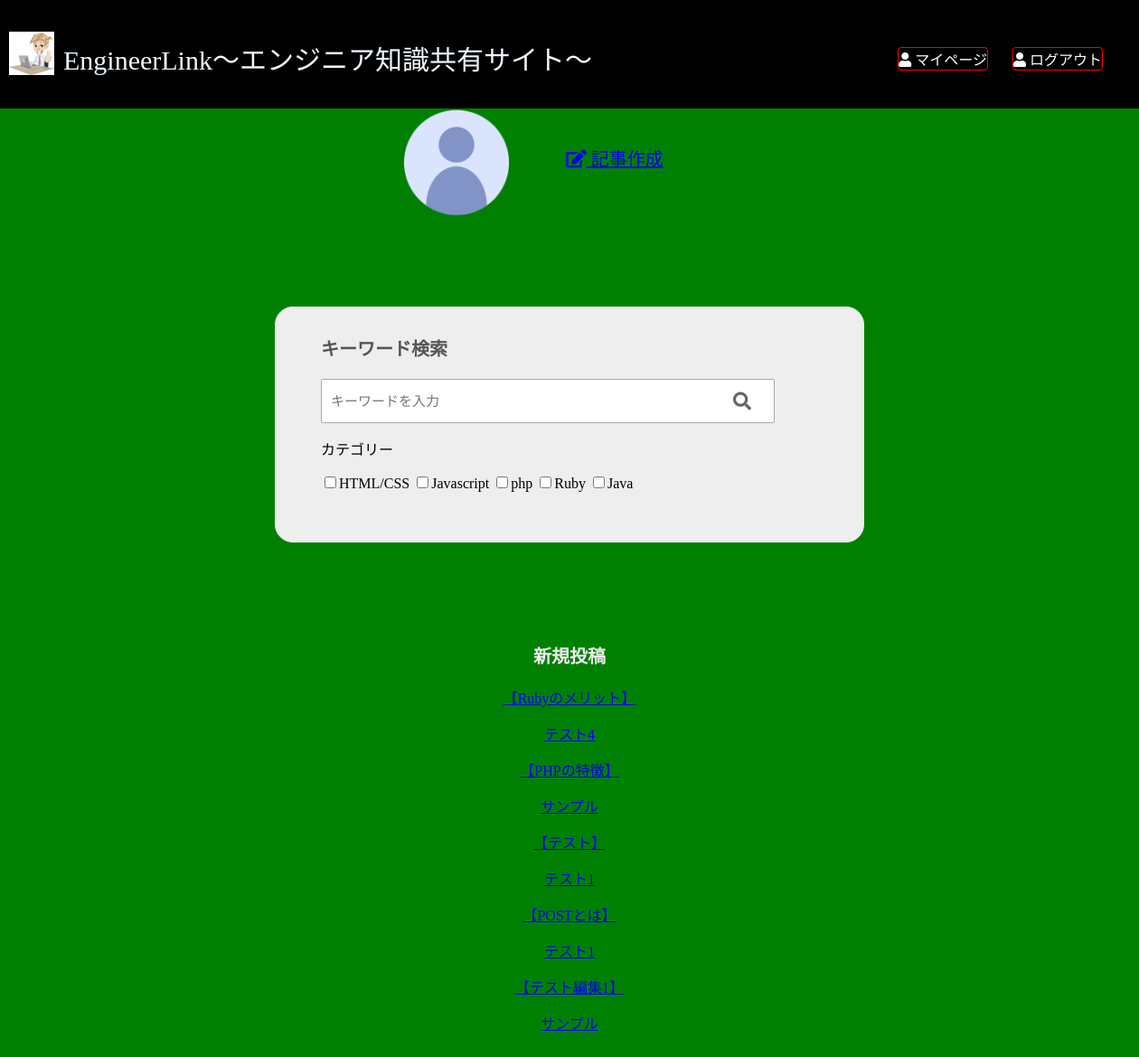
Screenshot of /View/top.php (signed in) with the database file from the repository.
### tables this page shows
CREATE TABLE `articles` (
  `id` int(11) NOT NULL,
  `title` varchar(255) DEFAULT NULL,
  `text` varchar(255) DEFAULT NULL,
  `user_id` int(11) NOT NULL,
  `category_id` int(11) NOT NULL,
  `created_at` datetime NOT NULL DEFAULT CURRENT_TIMESTAMP,
  `update_at` datetime NOT NULL DEFAULT CURRENT_TIMESTAMP
);

CREATE TABLE `users` (
  `id` int(11) NOT NULL,
  `user_name` varchar(32) DEFAULT NULL,
  `mail` varchar(255) DEFAULT NULL,
  `password` varchar(255) DEFAULT NULL,
  `img` varchar(255) DEFAULT NULL,
  `created_at` datetime NOT NULL DEFAULT CURRENT_TIMESTAMP,
  `update_at` datetime NOT NULL DEFAULT CURRENT_TIMESTAMP
);

### Models/Db.php (called while the page is built, shortened)
<?php
class Db {
    public function __construct($dbh = null) {
        if(!$dbh){
            try{
                $this->dbh = new PDO(
                    'mysql:dbname='.DB_NAME.
                    ';host='.DB_HOST,DB_USER,DB_PASSWD
                );
            }catch (PDOException $e){
                echo "接続失敗".$e->getMessage() ."\n";
                exit();
            }
        }else {
            $this->dbh = $dbh;
        }
    }
}
?>

### Models/User.php (called while the page is built, shortened)
<?php
require_once('Db.php');
class UserLogic extends Db{
    public function getUser($mail){
        try{
            $sql = 'SELECT * FROM users WHERE mail = :mail';
            $sth = $this->dbh->prepare($sql);
            $sth->bindParam(':mail', $mail, PDO::PARAM_STR);
            $sth->execute();
            $result = $sth->fetch(PDO::FETCH_ASSOC);
            return $result;
        }catch(\Exception $e){
            return false;
        }
    }
}
?>

### Models/Article.php (called while the page is built, shortened)
<?php
require_once('../Models/Db.php');
class Article extends Db {
    public function findByNew(){
        $sql = 'SELECT a.*, u.user_name AS user_name, u.img AS user_img  FROM articles a
        LEFT JOIN users u ON u.id = a.user_id
        ORDER BY id DESC LIMIT 5';
        $sth = $this->dbh->prepare($sql);
        $sth->execute();
        $result = $sth->fetchAll(PDO::FETCH_ASSOC);
        return $result;
    }
}
?>

### View/top.php (the view, shortened to what this page needs)
<?php
require_once('../Models/User.php');
$user = new UserLogic();
$result = $user->checkLogin();
if (!$result){
  header('Location: login_form.php');
  return;
}else{
  require_once('../Models/Article.php');
  $article = new Article();
  $params = $article->findByNew();
  $login_user = $user->getUser($_COOKIE["login_user_mail"]);
}
?>
<!DOCTYPE html>
<html>
  <head>
    <link rel="stylesheet" href="../css/base.css?<?php echo date("YmdHis"); ?>">
    <link rel="stylesheet" href="../css/top.css?<?php echo date("YmdHis"); ?>">
    <link rel="stylesheet" href="https://use.fontawesome.com/releases/v5.6.3/css/all.css">
  </head>
  <body>
    <div class="all_wrapper">
      <?php require("header.php"); ?>
      <div class="container">
        <div class="content">
          <div class="user_photo">
            <?php if(!empty($login_user["img"])):?>
              <img src='../user_img/<?= $login_user["img"] ?>'>
            <?php else: ?>
              <img src='../user_img/profile_icon.png'>
            <?php endif ?>
          </div>
          <div class="profile">
            <a href="article_form.php"><i class="fa fa-edit"></i> 記事作成</a>
          </div>
          <div class="keyword_search">
            <h3>キーワード検索</h3>
            <form action="search_results.php" method="post">
              <input id="search_form"  id="s" name="keysearch" type="text" placeholder="キーワードを入力"/>
              <div class="box">
                <div class="category">
                  <p>カテゴリー</p>
                  <div class="checkbox">
                    <div class="checkbox1">
                      <input type="checkbox" name="category[]" value="HTML/CSS">HTML/CSS
                      <input type="checkbox" name="category[]" value="Javascript">Javascript
                      <input type="checkbox" name="category[]" value="php">php
                      <input type="checkbox" name="category[]" value="Ruby">Ruby
                      <input type="checkbox" name="category[]" value="Java">Java
                    </div>
                  </div>
                </div>
              </div>
              <button type="submit" id="search_btn"><i class="fas fa-search"></i></button>
            </form>
          </div>
          <div class="newpost_wrapper">
            <div class="newpost_flex">
              <h3>新規投稿</h3>
            </div>
            <div class="newpost_flex">
              <?php foreach($params as $value):
              ?>
              <div class="new_post">
                <a href="article_detail.php?id=<?= $value['id'] ?>"><p>【<?= $value['title'] ?>】</p></a>
                  <div class="profile_flex">
                    <a class="author_name" href="<?php if($_SESSION['login_user']['id'] === $value['user_id']){ echo "mypage.php"; }else{ echo "user_detail.php?id=".$value['user_id']; } ?>"><?= $value['user_name'] ?></a>
                  </div>
                </div>
              </div>
                <?php endforeach; ?>
  </body>
</html>

### View/header.php
<link rel="stylesheet" href="../css/header.css?<?php echo date("YmdHis"); ?>">
<header>
  <div class="header_wrapper">
    <div class="header_logo">
      <a href="top.php"><img src="../img/header.jpg" alt="ロゴ" /></a>
      <p>EngineerLink〜エンジニア知識共有サイト〜</p>
    </div>
    <div class="header_nav_top">
      <a href="login_form.php" onclick="return confirm('ログアウトしてよろしいですか？')"><i class="fa fa-user"></i> ログアウト</a></li>
      <a href="mypage.php?id=<?= $_SESSION['login_user']['id'] ?>"><i class="fa fa-user"></i> マイページ</a></li>
    </div>
  </div>
</header>

### css/base.css (style rules this page uses)
body { width: 100%; height: auto; margin: 0; padding-top: 120px; background-color: #fcfcfc; }
.all_wrapper { min-height: 100vh; position: relative; padding-bottom: 60px; box-sizing: border-box; }

### css/top.css (style rules this page uses)
body { background-color: green; }
.user_photo img { width: 120px; height: 120px; display: block; margin: 0 auto; padding-right: 250px; object-fit: cover; }
.profile { color: #eee; font-size: 20px; position: relative; bottom: 80px; left: 50px; text-align: center; }
h3 { color: #555; font-size: 20px; }
.newpost_flex h3 { color: #eee; text-align: center; }
.new_post { text-align: center; justify-content:space-around; display: inline; }
.keyword_search { width: 600px; margin: 70px auto 110px auto; background-color: #eee; padding: 10px 0 35px 50px; border: 1px solid #eee; border-radius: 20px; }
.keyword_search form { position:relative; margin-bottom:20px; }
#search_form { width: 480px; height:47px; padding:0 10px; left:0; top:0; border-radius:2px; outline:0; background:#fff; border:solid 0.5px #A9A9A9; font-size: 15px; }
#search_btn { height:50px; position:absolute; left:450px; top:0; background:none; color:#666; border:none; font-size:20px; }

### css/header.css (style rules this page uses)
.header_wrapper { width: 100%; height: 120px; position: relative; background-color: black; z-index: 10; position: fixed; top: 0; }
.header_logo img { width:50px; margin: 35px 0 0 10px; position: relative; }
.header_logo p { position: absolute; color: aliceblue; left: 70px; top: 12px; font-size: 30px; }
.header_nav_top { float: right; }
.header_nav_top a { margin: 0 40px 0 -13px; float: right; position: relative; bottom:35px; display: inline-block; background: black; border: 1px solid red; border-radius: 4px; color: #fff; text-decoration: none; text-align: center; }

### rows the page displays
articles: title "Rubyのメリット", user.user_name "テスト4"
articles: title "PHPの特徴", user.user_name "サンプル"
articles: title "テスト", user.user_name "テスト1"
articles: title "POSTとは", user.user_name "テスト1"
articles: title "テスト編集1", user.user_name "サンプル"
